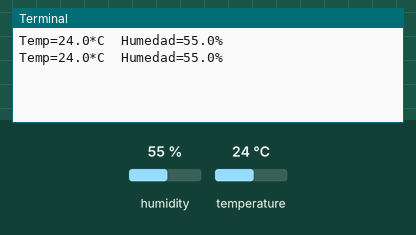
A program run on a simulated Raspberry Pi (BCM pin numbers). On the bench: the last lines printed to the terminal. The inputs (shaded band) are chosen by the test bench; at power-on: humidity 55 %, temperature 24 °C.

Above: at 1.2 s.
1.3 s: humidity set to 22 %
At 2.0 s:
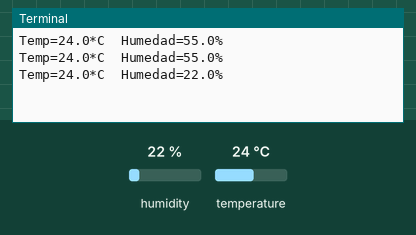
2.8 s: temperature set to 12 °C
At 3.6 s:
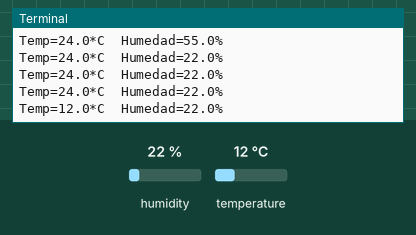
4.3 s: humidity set to 40 %
At 4.3 s:
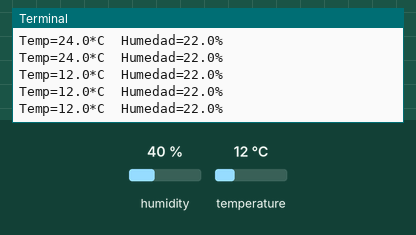
Timing chart, 0 to 7.3 s (numbered marks = the images above; inputs shaded):
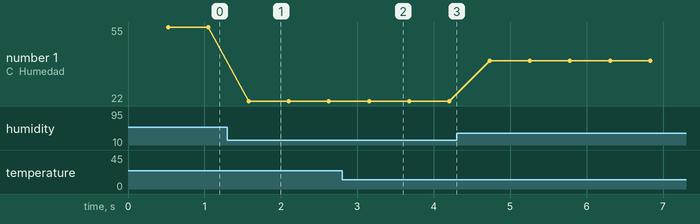

Measured:
- after the input at 1.3 s, the terminal: prints a new line after 0.28 s (image 1)
- after the input at 2.8 s, the terminal: prints a new line after 0.35 s (image 2)
- plotted number 1: 55 → 22 after the input at 1.3 s, 22 → 40 after the input at 4.3 s

The program:

ejercicio-10.py
```python
import Adafruit_DHT
sensor = Adafruit_DHT.DHT11

pin = 21
while(1):
    humidity, temperature = Adafruit_DHT.read_retry(sensor, pin)
    if humidity is not None and temperature is not None:
        print('Temp={0:0.1f}*C  Humedad={1:0.1f}%'.format(temperature, humidity))
    else:
        print('Error al leer datos!!!')
```
